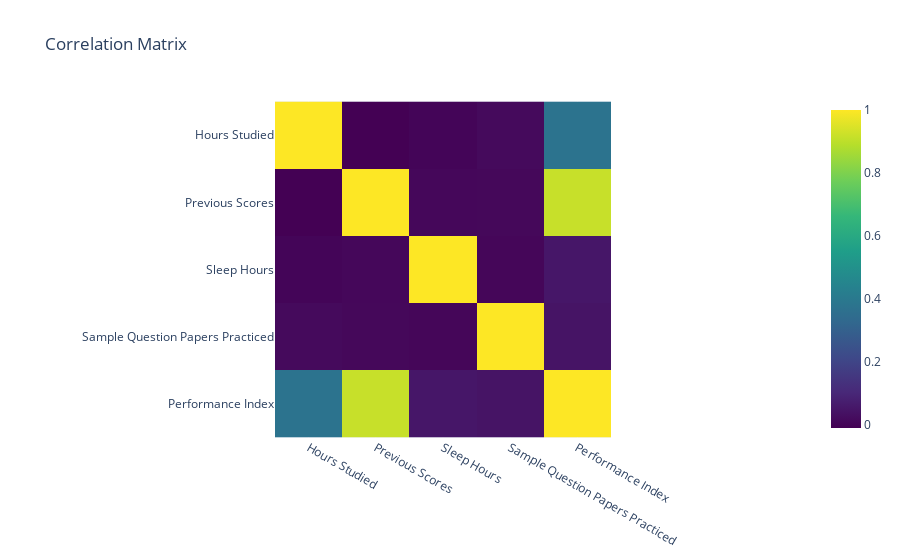

Here is the notebook cell this chart was saved with:
### Markdown cell above
# Data Visualisation

### Code cell
numeric_df = df.select_dtypes(include='number')
correlation_matrix = numeric_df.corr()
fig = px.imshow(correlation_matrix, color_continuous_scale='Viridis',
                title="Correlation Matrix")
fig.show()

### Figure 1 — Plotly figure (JSON) as saved in the notebook; plotly's stock layout.template omitted (floating-point values rounded to 4 significant figures)
{"data": [{"coloraxis": "coloraxis", "hovertemplate": "x: %{x}<br>y: %{y}<br>color: %{z}<extra></extra>", "name": "0", "type": "heatmap", "x": ["Hours Studied", "Previous Scores", "Sleep Hours", "Sample Question Papers Practiced", "Performance Index"], "xaxis": "x", "y": ["Hours Studied", "Previous Scores", "Sleep Hours", "Sample Question Papers Practiced", "Performance Index"], "yaxis": "y", "z": [[1, -0.01068, 0.002131, 0.01574, 0.3753], [-0.01068, 1, 0.007975, 0.008719, 0.9151], [0.002131, 0.007975, 1, 0.004907, 0.05035], [0.01574, 0.008719, 0.004907, 1, 0.04344], [0.3753, 0.9151, 0.05035, 0.04344, 1]]}], "layout": {"coloraxis": {"colorscale": [[0, "#440154"], [0.1111, "#482878"], [0.2222, "#3e4989"], [0.3333, "#31688e"], [0.4444, "#26828e"], [0.5556, "#1f9e89"], [0.6667, "#35b779"], [0.7778, "#6ece58"], [0.8889, "#b5de2b"], [1, "#fde725"]]}, "title": {"text": "Correlation Matrix"}, "xaxis": {"anchor": "y", "constrain": "domain", "domain": [0, 1], "scaleanchor": "y"}, "yaxis": {"anchor": "x", "autorange": "reversed", "constrain": "domain", "domain": [0, 1]}}}
